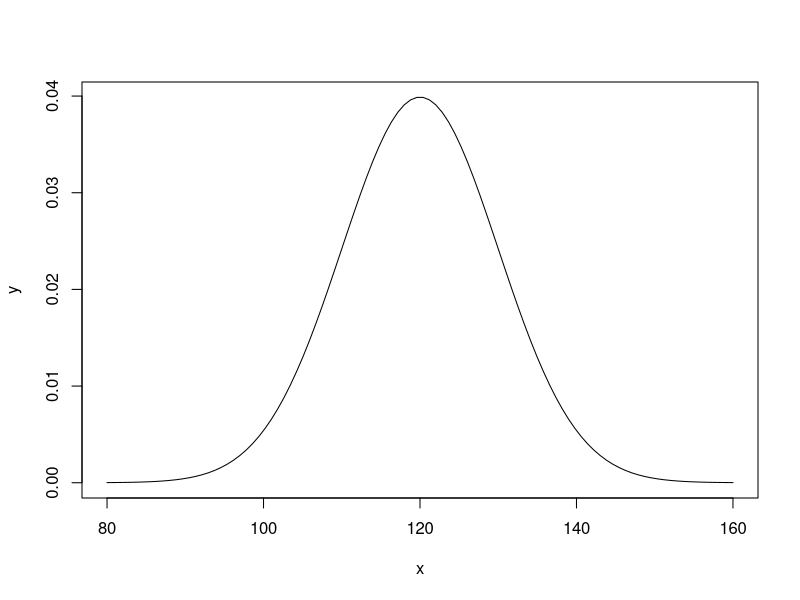
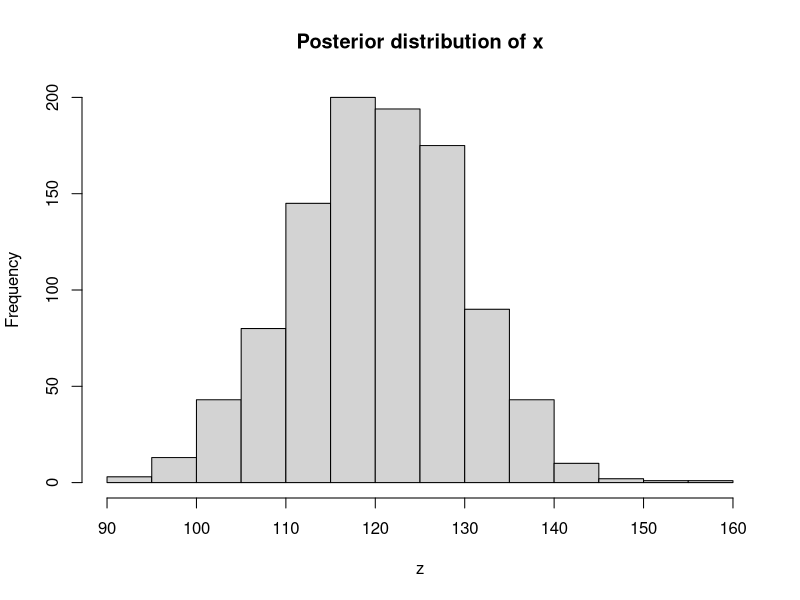

Reproduce these figures in R, in order.
## ---- chunk 1
priormean <- 120 
priorsd <- 10 
## ---- chunk 2
x <- seq(80,160,len = 100) 
## ---- chunk 3
head(x)

max(x)
## ---- chunk 4
y<-dnorm(x,mean = priormean,sd=priorsd)
plot(x,y,type = "l")
## ---- chunk 5
z <- rnorm(1000,priormean,priorsd)

head(z)
## ---- chunk 6
hist(z,main = "Posterior distribution of x")
## ---- chunk 7
mean(z) 

sd(z) 

## ---- chunk 8
sbp <- mean(z) + qnorm(c(0.025,0.975)) * sd(z) 
sbp
